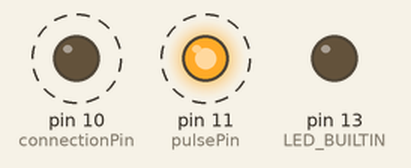
Bench run of a sketch on a simulated Arduino Uno, built with avr-gcc and run on an emulated ATmega328P. Parts: output pins drawn as LEDs (lit = HIGH). Dashed ring = blinking.

Above: at 0.3 s.
Timing chart, 0 to 3.0 s (numbered marks = the images above):
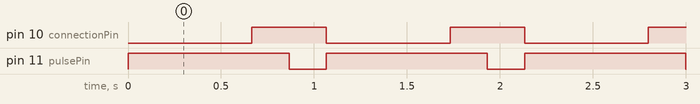

The sketch:

Bluetooth_host.ino
```cpp
// Variables for storing data
// The ints for the pins are for the mapping of the hardware
int connectionPin = 10;
int pulsePin = 11;

char shockData = 0;

void setup() {
    // Sets the baud for serial data transmission
    Serial.begin(9600);
    // Sets digital pin 13 as output pin
    pinMode(13, OUTPUT);
    // sets the digital pin as output
    pinMode(connectionPin, OUTPUT);
    // sets the digital pin as output
    pinMode(pulsePin, OUTPUT);
    // initialize digital pin LED_BUILTIN as an output.
    pinMode(LED_BUILTIN, OUTPUT);
}

void loop() {
    // Send data only when you receive data:
    if (Serial.available() > 0) {
        // Read the incoming data & store into data
        shockData = Serial.read();
        // Print Value inside data in Serial monitor
        Serial.print(shockData);
        Serial.print("\n");
        // Checks whether value of data is equal to '1' or '0'
        if (shockData == '1') {
            //If value is 1 then LED turns ON
            digitalWrite(13, HIGH);
            // sets the Red LED on
            digitalWrite(connectionPin, HIGH);
        } else if (shockData == '0') {
            //If value is 0 then LED turns OFF
            digitalWrite(13, LOW);
            // sets the Red LED off
            digitalWrite(connectionPin, LOW);
        }
    }
    // Breadboard LEDs
    while(true) {
        // sets the Green LED on
        digitalWrite(pulsePin, HIGH);
        // waits for one and a half seconds
        delay(666);
        digitalWrite(connectionPin, HIGH);
        delay(200);
        // sets the Green LED off
        digitalWrite(pulsePin, LOW);
        delay(200);
        digitalWrite(connectionPin, LOW);
    }
    // Onboard LEDs
    while(true) {
        // turn the LED on (HIGH is the voltage level)
        digitalWrite(LED_BUILTIN, HIGH);
        delay(50);
        // turn the LED off by making the voltage LOW
        digitalWrite(LED_BUILTIN, LOW);
        delay(50);
    }
}
```

Measured:
- by itself, pin 10 (connectionPin): alternates HIGH for 0.40 s and LOW for 0.67 s
- by itself, pin 11 (pulsePin): alternates HIGH for 0.87 s and LOW for 0.20 s
- by itself, everything shown: repeats every 1.1 s, in 3 steps
